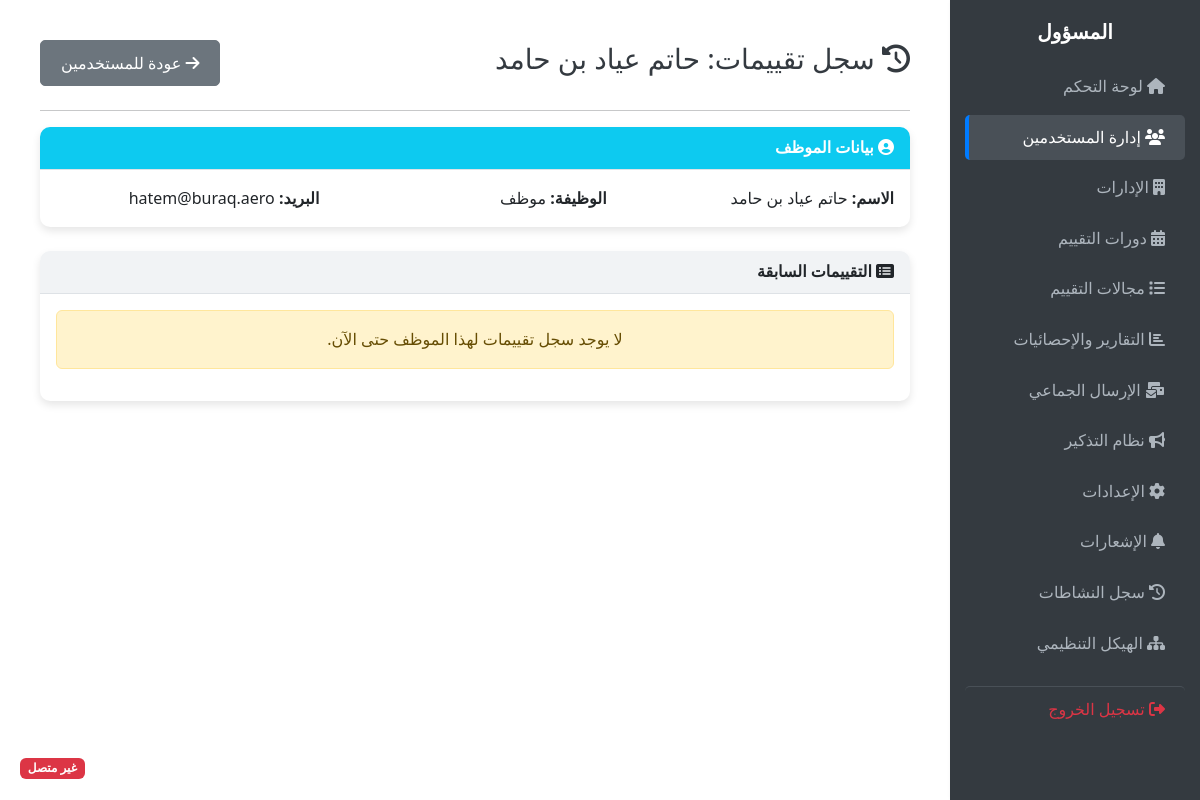
Before: /public/admin/history.php?employee_id=5 (signed in) with the older database file.
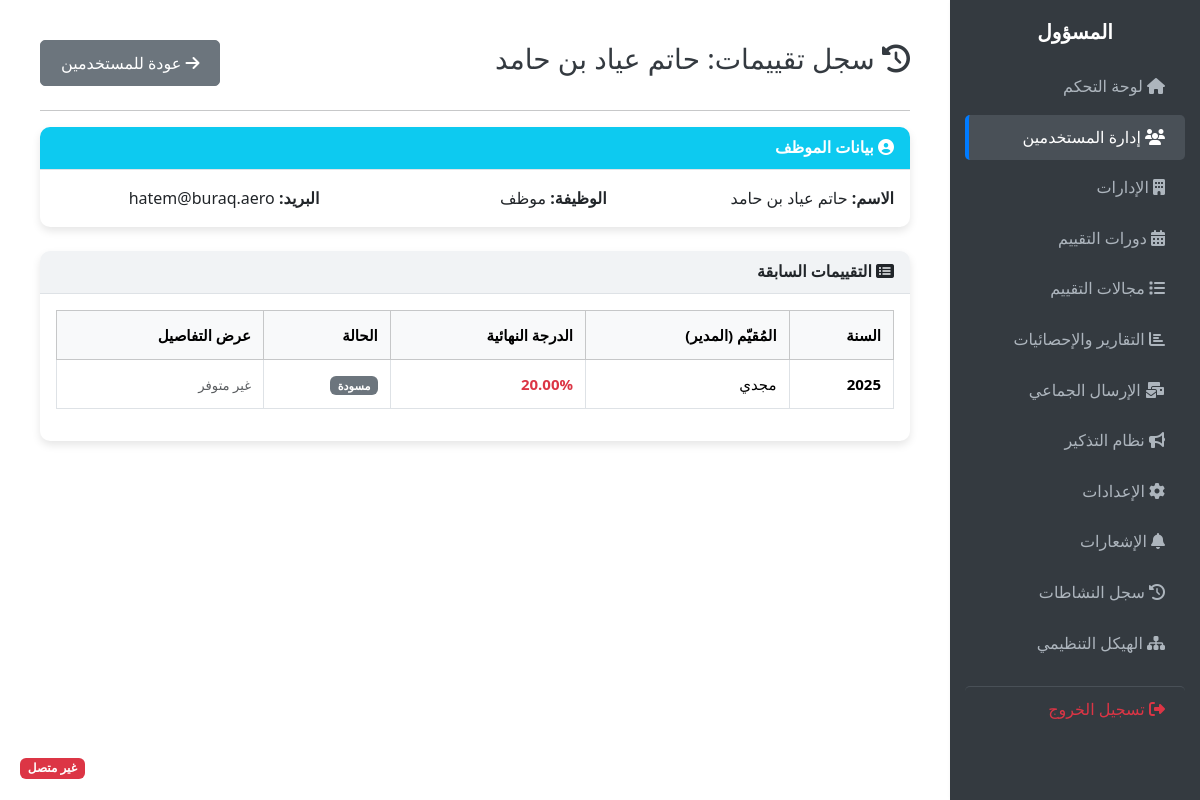
After: the same page with the newer database file.
### tables this page shows
CREATE TABLE `employee_evaluations` (
  `id` int(10) UNSIGNED NOT NULL,
  `employee_id` int(10) UNSIGNED NOT NULL COMMENT 'الموظف المُقيَّم',
  `cycle_id` int(10) UNSIGNED NOT NULL,
  `evaluator_id` int(10) UNSIGNED NOT NULL COMMENT 'المُقيّم (مدير أو رئيس مباشر)',
  `evaluator_role` enum('manager','supervisor') NOT NULL,
  `status` enum('draft','submitted','approved','rejected') NOT NULL DEFAULT 'draft',
  `total_score` decimal(5,2) DEFAULT NULL COMMENT 'المجموع النهائي (0-100)',
  `created_at` timestamp NOT NULL DEFAULT current_timestamp(),
  `updated_at` timestamp NULL DEFAULT NULL ON UPDATE current_timestamp(),
  `accepted_at` datetime DEFAULT NULL
);

CREATE TABLE `evaluation_cycles` (
  `id` int(10) UNSIGNED NOT NULL,
  `year` year(4) NOT NULL COMMENT 'سنة التقييم',
  `status` enum('active','inactive','archived') NOT NULL DEFAULT 'inactive',
  `start_date` date DEFAULT NULL,
  `end_date` date DEFAULT NULL,
  `created_at` timestamp NOT NULL DEFAULT current_timestamp()
);

CREATE TABLE `users` (
  `id` int(10) UNSIGNED NOT NULL,
  `name` varchar(150) NOT NULL COMMENT 'الاسم الكامل',
  `email` varchar(100) NOT NULL COMMENT 'البريد الإلكتروني',
  `password` varchar(255) NOT NULL COMMENT 'كلمة المرور المشفرة',
  `role` enum('admin','manager','supervisor','employee','evaluator') NOT NULL COMMENT 'الدور',
  `department_id` int(10) UNSIGNED DEFAULT NULL COMMENT 'الإدارة',
  `manager_id` int(10) UNSIGNED DEFAULT NULL COMMENT 'مدير الإدارة (ID)',
  `supervisor_id` int(10) UNSIGNED DEFAULT NULL COMMENT 'الرئيس المباشر (ID)',
  `job_title` varchar(100) DEFAULT NULL COMMENT 'الوظيفة',
  `birth_date` date DEFAULT NULL COMMENT 'تاريخ الميلاد',
  `marital_status` varchar(20) DEFAULT NULL COMMENT 'الحالة الاجتماعية',
  `gender` enum('ذكر','أنثى') DEFAULT NULL COMMENT 'النوع',
  `status` enum('active','inactive') NOT NULL DEFAULT 'active' COMMENT 'الحالة',
  `force_password_change` tinyint(1) NOT NULL DEFAULT 1 COMMENT 'إجبار تغيير كلمة المرور عند أول دخول',
  `created_at` timestamp NOT NULL DEFAULT current_timestamp(),
  `last_login` datetime DEFAULT NULL
);

### public/admin/history.php (the view, shortened to what the changed rows need)
<?php
require_once '../../app/core/db.php';
$employee_id = $_GET['employee_id'] ?? null;
$history_stmt = $pdo->prepare("
    SELECT
        c.year,
        e.status,
        e.total_score,
        e.evaluator_role,
        ev.name as evaluator_name,
        l.unique_token
    FROM employee_evaluations e
    JOIN evaluation_cycles c ON e.cycle_id = c.id
    LEFT JOIN users ev ON e.evaluator_id = ev.id
    LEFT JOIN employee_evaluation_links l ON l.employee_id = e.employee_id AND l.cycle_id = e.cycle_id
    WHERE e.employee_id = ? AND e.evaluator_role = 'manager' -- نركز على التقييم النهائي المعتمد (من المدير)
    ORDER BY c.year DESC
");
$history_stmt->execute([$employee_id]);
$evaluations = $history_stmt->fetchAll();
?>
<!DOCTYPE html>
<html dir="rtl" lang="ar">
<head>
    <link href="https://cdn.jsdelivr.net/npm/bootstrap@5.3.2/dist/css/bootstrap.rtl.min.css" rel="stylesheet">
    <link rel="stylesheet" href="https://cdnjs.cloudflare.com/ajax/libs/font-awesome/6.4.0/css/all.min.css">
    <link rel="stylesheet" href="../assets/css/admin-dashboard.css">
</head>
<body class="admin-dashboard">
<main class="admin-main-content">
    <div class="card">
        <div class="card-body">
            <?php if (empty($evaluations)): ?>
                <div class="alert alert-warning text-center">لا يوجد سجل تقييمات لهذا الموظف حتى الآن.</div>
            <?php else: ?>
                <div class="table-responsive">
                    <table class="table table-bordered table-hover">
                        <thead class="table-light">
                            <tr>
                                <th>السنة</th>
                                <th>المُقيّم (المدير)</th>
                                <th>الدرجة النهائية</th>
                                <th>الحالة</th>
                                <th>عرض التفاصيل</th>
                            </tr>
                        </thead>
                        <tbody>
                            <?php foreach ($evaluations as $eval): ?>
                            <tr>
                                <td><strong><?= $eval['year'] ?></strong></td>
                                <td><?= htmlspecialchars($eval['evaluator_name']) ?></td>
                                <td>
                                    <?php if ($eval['total_score'] !== null): ?>
                                        <span class="fw-bold <?= $eval['total_score'] >= 60 ? 'text-success' : 'text-danger' ?>">
                                            <?= $eval['total_score'] ?>%
                                        </span>
                                    <?php else: ?>
                                        <span class="text-muted">—</span>
                                    <?php endif; ?>
                                </td>
                                <td>
                                    <?php
                                    $badge = match($eval['status']) {
                                        'approved' => 'success',
                                        'rejected' => 'danger',
                                        'submitted' => 'warning',
                                        default => 'secondary'
                                    };
                                    $text = match($eval['status']) {
                                        'approved' => 'معتمد',
                                        'rejected' => 'مرفوض',
                                        'submitted' => 'بانتظار الاعتماد',
                                        default => 'مسودة'
                                    };
                                    ?>
                                    <span class="badge bg-<?= $badge ?>"><?= $text ?></span>
                                </td>
                                <td>
                                    <?php if ($eval['unique_token']): ?>
                                        <a href="../view-ev-report.php?token=<?= $eval['unique_token'] ?>" target="_blank" class="btn btn-sm btn-outline-primary">
                                            <i class="fas fa-eye"></i> عرض التقرير
                                        </a>
                                    <?php else: ?>
                                        <span class="text-muted small">غير متوفر</span>
                                    <?php endif; ?>
                                </td>
                            </tr>
                            <?php endforeach; ?>
                        </tbody>
                    </table>
                </div>
            <?php endif; ?>
        </div>
    </div>
</main>
</body>
</html>

Changed rows visible on the page:
added employee_evaluations: cycle.year "2025", evaluator.name "مجدي", total_score "20.00", status "مسودة"
Other visible differences:
text no longer shown: "لا يوجد سجل تقييمات لهذا الموظف حتى الآن."
text now shown: "السنة المُقيّم (المدير) الدرجة النهائية الحالة عرض التفاصيل"
